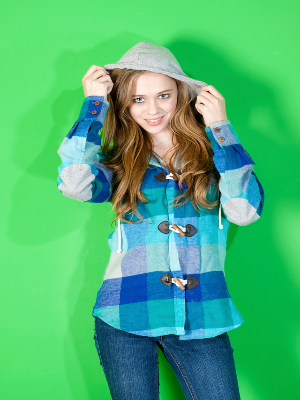
#> input picture opencv_demo/data/green_back.png, 300 x 400 px
$ python code_13_12.py
#> lines starting #> are read from the running program, lines starting #| are printed output that depends on the picture; after the words box and inside, x2 and y2 are one past the last pixel; in counts of white or black regions, pixels touching at a corner belong together
#
# 따라하며 배우는 파이썬과 데이터과학(생능출판사 2020)
# 13.12 윤곽선을 더 잘 뽑아 낼 수 있을까, 358쪽
#
import cv2

# image를 회색조로 읽어들인다.
img_gray = cv2.imread('data/green_back.png', cv2.IMREAD_GRAYSCALE)
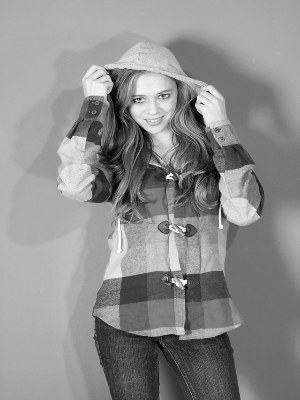
#> img_gray: shape (400, 300); min 0, max 254, mean 141

# adaptiveThreshold를 적용한다
# 주변 9x9 픽셀 공간의 평균값 - C가 임계치가 되고, 이보다 크면 255, 그렇지 않으면 0
img_edge1 = cv2.adaptiveThreshold(img_gray, 255, cv2.ADAPTIVE_THRESH_MEAN_C,
                                cv2.THRESH_BINARY,   blockSize=9, C=5)
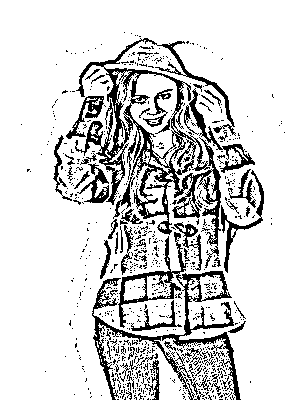
#> img_edge1: shape (400, 300); 83.7% white; 761 black regions (695 under 20 px), largest, box (x1, y1, x2, y2) and area: (75, 38, 236, 268) 7145, (92, 232, 241, 400) 4170, (189, 88, 255, 173) 722
img_edge2 = cv2.adaptiveThreshold(img_gray, 255, cv2.ADAPTIVE_THRESH_GAUSSIAN_C,
                                cv2.THRESH_BINARY,   blockSize=9, C=5)
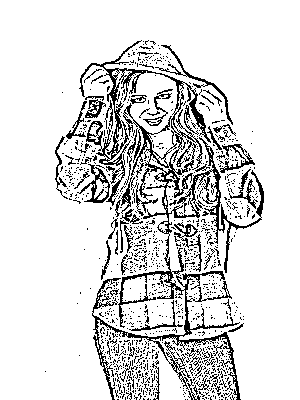
#> img_edge2: shape (400, 300); 86.2% white; black in thin lines or dots, all inside (x1, y1, x2, y2) = (45, 40, 264, 400)

# 결과는 윤곽선 픽셀이 드러난다
cv2.imshow('edge', img_edge1)
cv2.imshow('edge - gaussian', img_edge2)
# 다음 두 행은 키보드 입력을 기다렸다가 모든 창을 끄고 종료하는 코드
cv2.waitKey(0)
cv2.destroyAllWindows()

$ run again, with opencv_demo/data/book.png copied over opencv_demo/data/green_back.png
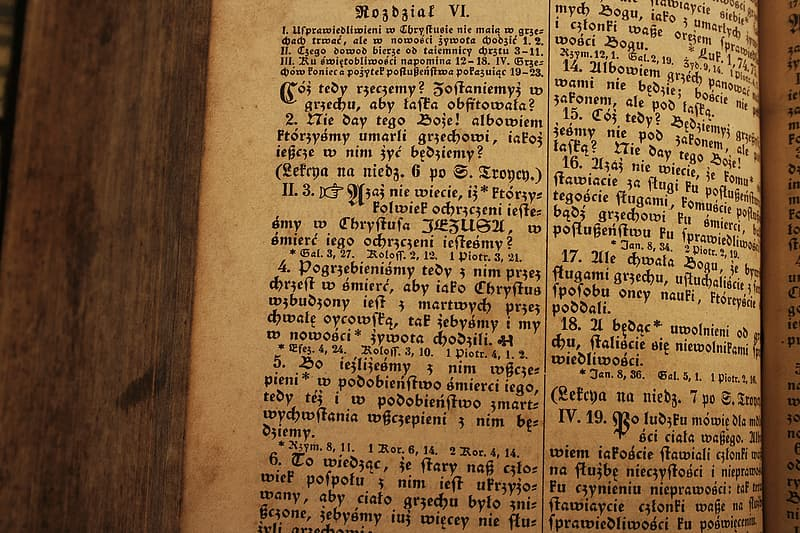
#> input picture opencv_demo/data/book.png, 800 x 533 px
#> `img_edge1 = cv2.adaptiveThreshold(img_gray, 255, cv2.ADAPTIVE_THRESH_M..`:
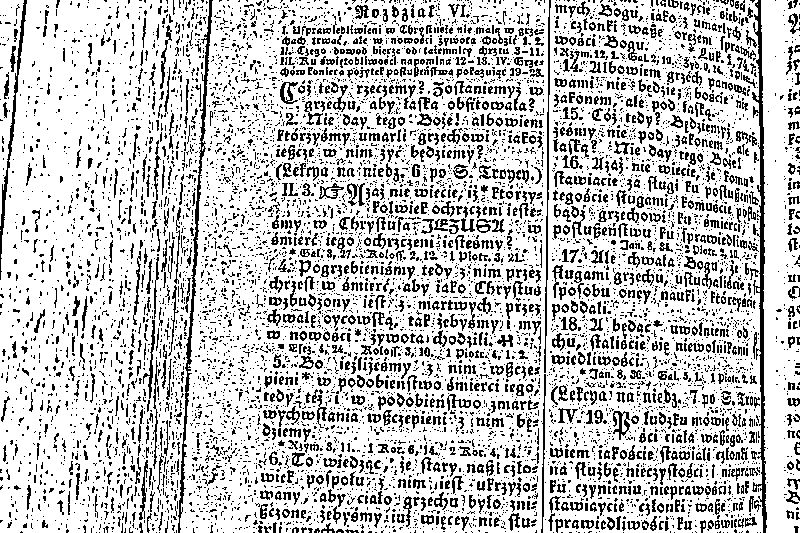
#> img_edge1: shape (533, 800); 76.6% white; black in thin lines or dots
#> `img_edge2 = cv2.adaptiveThreshold(img_gray, 255, cv2.ADAPTIVE_THRESH_G..`:
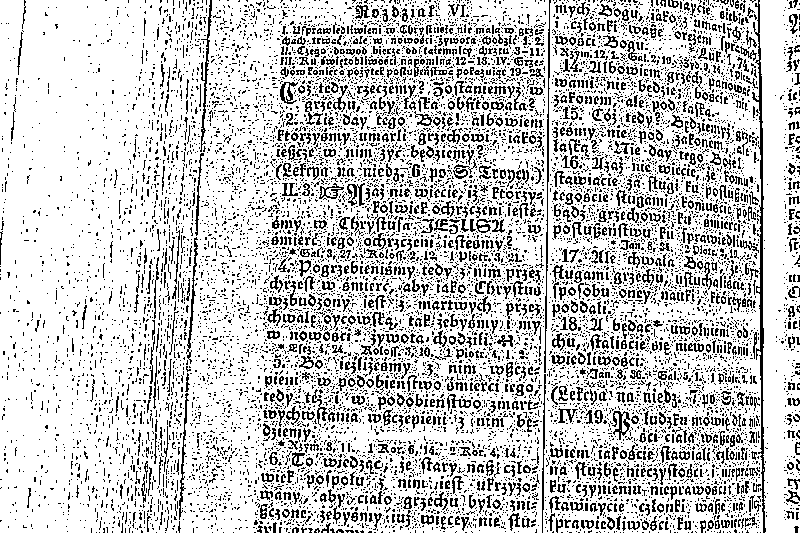
#> img_edge2: shape (533, 800); 77.8% white; black in thin lines or dots

$ run again, with opencv_demo/data/salt_pepper.png copied over opencv_demo/data/green_back.png
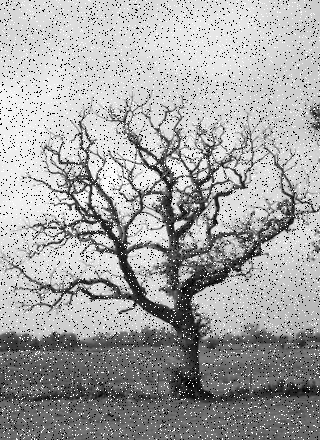
#> input picture opencv_demo/data/salt_pepper.png, 320 x 440 px
#> img_gray is the input picture: shape (440, 320); min 0, max 255, mean 165
#> `img_edge1 = cv2.adaptiveThreshold(img_gray, 255, cv2.ADAPTIVE_THRESH_M..`:
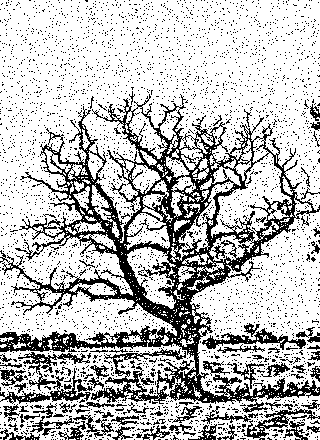
#> img_edge1: shape (440, 320); 74% white; black in thin lines or dots
#> `img_edge2 = cv2.adaptiveThreshold(img_gray, 255, cv2.ADAPTIVE_THRESH_G..`:
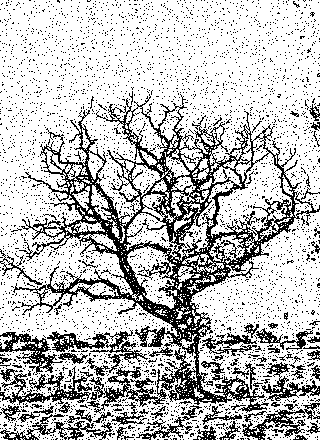
#> img_edge2: shape (440, 320); 74.4% white; black in thin lines or dots
